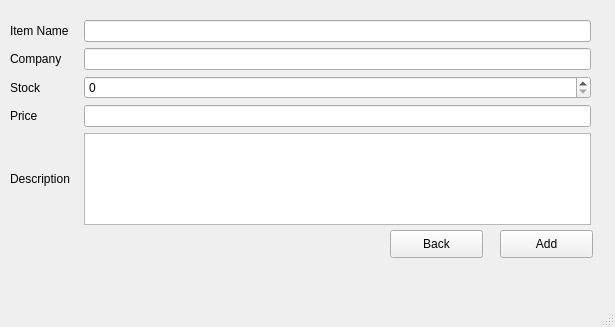
<?xml version="1.0" encoding="UTF-8"?>
<ui version="4.0">
 <class>MainWindow</class>
 <widget class="QMainWindow" name="MainWindow">
  <property name="geometry">
   <rect>
    <x>0</x>
    <y>0</y>
    <width>615</width>
    <height>327</height>
   </rect>
  </property>
  <property name="windowTitle">
   <string>Add Item</string>
  </property>
  <widget class="QWidget" name="centralwidget">
   <widget class="QPushButton" name="addButton">
    <property name="geometry">
     <rect>
      <x>500</x>
      <y>230</y>
      <width>93</width>
      <height>28</height>
     </rect>
    </property>
    <property name="text">
     <string>Add</string>
    </property>
   </widget>
   <widget class="QPushButton" name="backButton">
    <property name="geometry">
     <rect>
      <x>390</x>
      <y>230</y>
      <width>93</width>
      <height>28</height>
     </rect>
    </property>
    <property name="text">
     <string>Back</string>
    </property>
   </widget>
   <widget class="QWidget" name="gridLayoutWidget">
    <property name="geometry">
     <rect>
      <x>10</x>
      <y>20</y>
      <width>581</width>
      <height>205</height>
     </rect>
    </property>
    <layout class="QGridLayout" name="gridLayout" rowstretch="0,0,0,0,0" columnstretch="0,0">
     <property name="horizontalSpacing">
      <number>14</number>
     </property>
     <item row="3" column="0">
      <widget class="QLabel" name="label_6">
       <property name="text">
        <string>Price</string>
       </property>
      </widget>
     </item>
     <item row="0" column="0">
      <widget class="QLabel" name="label_7">
       <property name="text">
        <string>Item Name</string>
       </property>
      </widget>
     </item>
     <item row="0" column="1">
      <widget class="QLineEdit" name="lineEdit_7"/>
     </item>
     <item row="4" column="0">
      <widget class="QLabel" name="label_9">
       <property name="text">
        <string>Description</string>
       </property>
      </widget>
     </item>
     <item row="4" column="1">
      <widget class="QPlainTextEdit" name="plainTextEdit"/>
     </item>
     <item row="1" column="1">
      <widget class="QLineEdit" name="userName"/>
     </item>
     <item row="3" column="1">
      <widget class="QLineEdit" name="emailAddress"/>
     </item>
     <item row="1" column="0">
      <widget class="QLabel" name="label_5">
       <property name="text">
        <string>Company</string>
       </property>
      </widget>
     </item>
     <item row="2" column="0">
      <widget class="QLabel" name="label">
       <property name="text">
        <string>Stock</string>
       </property>
      </widget>
     </item>
     <item row="2" column="1">
      <widget class="QSpinBox" name="spinBox"/>
     </item>
    </layout>
   </widget>
  </widget>
  <widget class="QMenuBar" name="menubar">
   <property name="geometry">
    <rect>
     <x>0</x>
     <y>0</y>
     <width>615</width>
     <height>26</height>
    </rect>
   </property>
  </widget>
  <widget class="QStatusBar" name="statusbar"/>
 </widget>
 <resources/>
 <connections/>
</ui>
